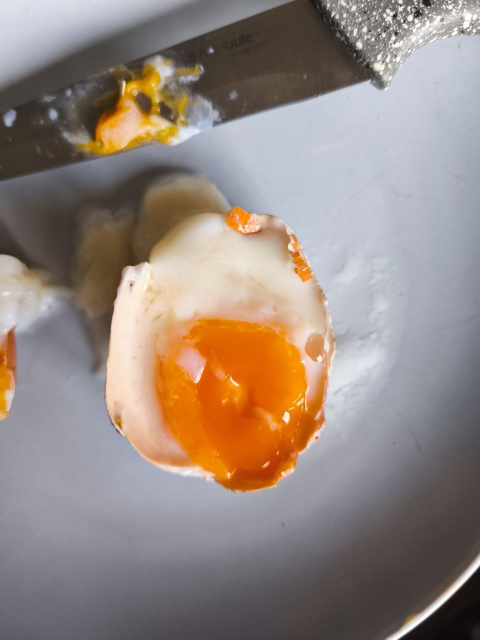
#> input picture date_analysis/opencv/egg1.jpg, 960 x 1280 px, given in place of egg6.jpg, which was not available (shown at 1/2 size)
$ python analize.py   (older library calls are emulated)
#> lines starting #> are read from the running program, lines starting #| are printed output that depends on the picture; after the words box and inside, x2 and y2 are one past the last pixel; in counts of white or black regions, pixels touching at a corner belong together; pictures that were not available may be replaced by others from this repository, and a replacement may not be noted
#> in analyze_yolk_matte_glossy, img is the input picture: shape (1280, 960, 3); mean B, G, R 127.7, 135.5, 149.1
import cv2
import numpy as np
from pathlib import Path
import os


def compute_soft_gloss_index(
    gloss_score,
    yolk_mask,
    glossy_region_mask,
    matte_texture_mask,
    highlight_mask
):
    yolk_bool = yolk_mask > 0

    if np.count_nonzero(yolk_bool) == 0:
        return 0.0

    # gloss_score должен быть примерно в диапазоне 0..1
    score = gloss_score.copy().astype(np.float32)
    score = np.clip(score, 0, 1)

    # Делаем мягкий переход:
    # score < 0.45 почти не считается глянцем
    # score > 0.75 считается сильным глянцем
    gloss_strength = (score - 0.45) / (0.75 - 0.45)
    gloss_strength = np.clip(gloss_strength, 0, 1)

    # Всё, что вообще не попало в область потенциального глянца,
    # не должно давать большой вклад.
    gloss_strength[glossy_region_mask == 0] *= 0.25

    # Текстурно-матовые области сильно штрафуем.
    # Это важно для 4-го яйца справа.
    gloss_strength[matte_texture_mask > 0] *= 0.10

    # Явные блики считаем максимально глянцевыми.
    gloss_strength[highlight_mask > 0] = 1.0

    gloss_index = 100.0 * np.mean(gloss_strength[yolk_bool])

    return gloss_index

# [9 lines left out: function largest_component, not called in this run]

def robust_norm_by_mask(x, mask_bool, p_low=20, p_high=90):
    x = x.astype(np.float32)
    vals = x[mask_bool]

    lo, hi = np.percentile(vals, [p_low, p_high])

    return np.clip((x - lo) / (hi - lo + 1e-6), 0, 1)


def local_laplacian_energy(channel, win=9):
    channel = channel.astype(np.float32)

    lap = np.abs(cv2.Laplacian(channel, cv2.CV_32F, ksize=3))
    energy = cv2.blur(lap, (win, win))

    return energy


def detect_matte_texture(img_bgr, yolk_mask, highlight_mask=None):
    hsv = cv2.cvtColor(img_bgr, cv2.COLOR_BGR2HSV)
    lab = cv2.cvtColor(img_bgr, cv2.COLOR_BGR2LAB)

    h, s, v = cv2.split(hsv)
    L, a, b = cv2.split(lab)

    yolk_bool = yolk_mask > 0

    # Немного отступаем от границы желтка,
    # чтобы не ловить границу белок/желток как "текстуру"
    inner_kernel = cv2.getStructuringElement(cv2.MORPH_ELLIPSE, (7, 7))
    inner_mask = cv2.erode(yolk_mask, inner_kernel, iterations=1)
    inner_bool = inner_mask > 0

    if np.count_nonzero(inner_bool) == 0:
        return np.zeros_like(yolk_mask)

    # Текстура именно по цвету/насыщенности.
    # Правая матовая часть хорошо ловится через S и Lab-b.
    texture_raw = (
        0.55 * local_laplacian_energy(s, win=9) +
        0.30 * local_laplacian_energy(b, win=9) +
        0.15 * local_laplacian_energy(v, win=9)
    )

    texture = robust_norm_by_mask(texture_raw, inner_bool, p_low=20, p_high=90)

    # Главный параметр.
    # Меньше => больше областей считаются матовыми.
    # Больше => строже, меньше матовой области.
    MATTE_TEXTURE_THRESHOLD = 0.45

    matte_seed = (
        inner_bool &
        (texture >= MATTE_TEXTURE_THRESHOLD)
    )

    matte_mask = matte_seed.astype(np.uint8) * 255

    # Убираем мелкий шум
    open_kernel = cv2.getStructuringElement(cv2.MORPH_ELLIPSE, (3, 3))
    matte_mask = cv2.morphologyEx(matte_mask, cv2.MORPH_OPEN, open_kernel)

    # Склеиваем текстурные точки в одну матовую область.
    # Для 4-го яйца это важно: справа текстура идёт полосками/пятнами.
    close_kernel = cv2.getStructuringElement(cv2.MORPH_ELLIPSE, (17, 17))
    matte_mask = cv2.morphologyEx(matte_mask, cv2.MORPH_CLOSE, close_kernel)

    dilate_kernel = cv2.getStructuringElement(cv2.MORPH_ELLIPSE, (7, 7))
    matte_mask = cv2.dilate(matte_mask, dilate_kernel, iterations=1)

    matte_mask = cv2.bitwise_and(matte_mask, yolk_mask)

    # Явные блики не должны становиться матовыми
    if highlight_mask is not None:
        highlight_dilated = cv2.dilate(
            highlight_mask,
            cv2.getStructuringElement(cv2.MORPH_ELLIPSE, (5, 5)),
            iterations=1
        )
        matte_mask[highlight_dilated > 0] = 0

    # Убираем очень маленькие компоненты
    num_labels, labels, stats, _ = cv2.connectedComponentsWithStats(matte_mask, connectivity=8)

    cleaned = np.zeros_like(matte_mask)

    for label in range(1, num_labels):
        area = stats[label, cv2.CC_STAT_AREA]

        if area >= 80:
            cleaned[labels == label] = 255

    return cleaned

def keep_best_component(mask):
    num_labels, labels, stats, centroids = cv2.connectedComponentsWithStats(mask, connectivity=8)

    if num_labels <= 1:
        return mask

    h, w = mask.shape
    cx0, cy0 = w / 2, h / 2

    best_label = None
    best_score = -1

    for label in range(1, num_labels):
        x, y, bw, bh, area = stats[label]

        if area < 300:
            continue

        cx, cy = centroids[label]

        # Штрафуем компоненты далеко от центра кадра,
        # чтобы куски желтка на ноже или по краям не выбирались вместо основного желтка.
        dist2 = (cx - cx0) ** 2 + (cy - cy0) ** 2
        center_bonus = np.exp(-dist2 / (2 * (0.4 * min(h, w)) ** 2))

        score = area * (1 + center_bonus)

        if score > best_score:
            best_score = score
            best_label = label

    if best_label is None:
        return np.zeros_like(mask)

    return ((labels == best_label).astype(np.uint8) * 255)


def get_yolk_mask(img_bgr):
    hsv = cv2.cvtColor(img_bgr, cv2.COLOR_BGR2HSV)
#> hsv: shape (1280, 960, 3); mean H, S, V 74, 51.8, 155.3
    lab = cv2.cvtColor(img_bgr, cv2.COLOR_BGR2LAB)
#> lab: shape (1280, 960, 3); mean of channels 0, 1, 2 146, 133.3, 133.8

    h, s, v = cv2.split(hsv)
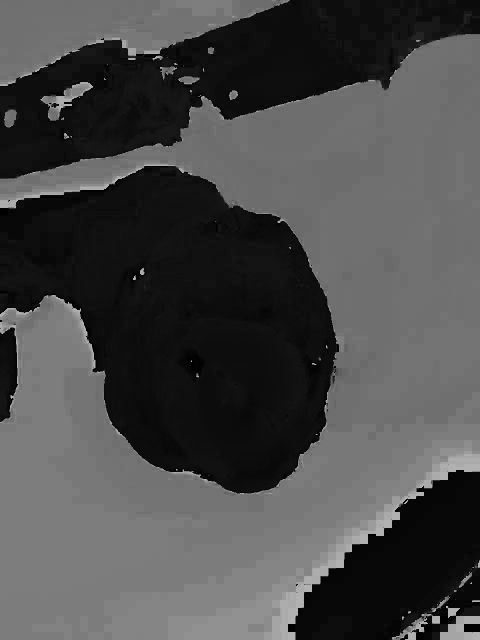
#> h: shape (1280, 960) (shown at 1/2 size); min 0, max 179, mean 74
    L, a, b = cv2.split(lab)
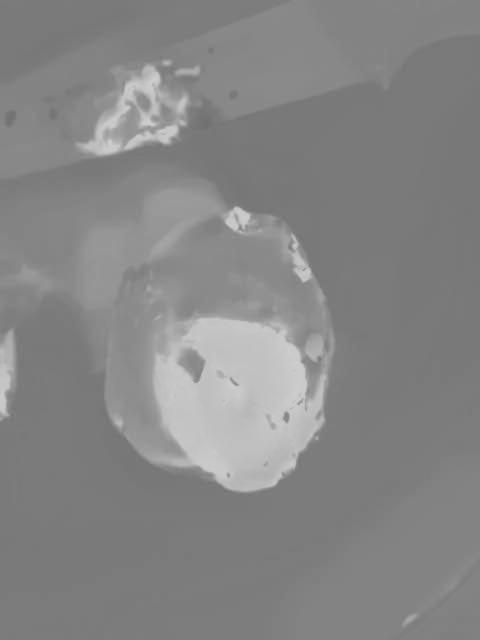
#> b: shape (1280, 960) (shown at 1/2 size); min 112, max 206, mean 133.8

    # Более жёсткие условия для желтка
    hsv_mask = (
        (h >= 7) & (h <= 32) &
        (s >= 95) &
        (v >= 60)
    )
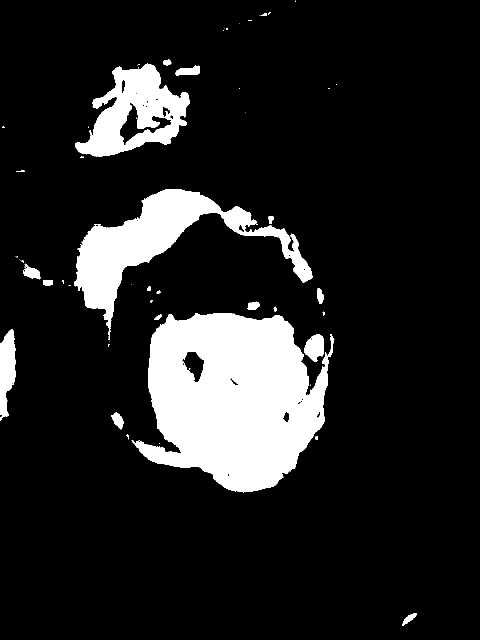
#> hsv_mask: shape (1280, 960) bool (shown at 1/2 size); 13.4% white; 56 white regions (33 under 20 px), largest, box (x1, y1, x2, y2) and area: (263, 626, 669, 985) 97845, (148, 378, 626, 680) 35790, (150, 127, 379, 313) 21250

    lab_mask = (
        (b >= 145) &
        (a >= 122)
    )
#> lab_mask: shape (1280, 960) bool; 15.4% white; 24 white regions (11 under 20 px), largest, box (x1, y1, x2, y2) and area: (164, 374, 669, 985) 157833, (149, 127, 381, 313) 23571, (0, 658, 31, 842) 4190

    mask = (hsv_mask & lab_mask).astype(np.uint8) * 255
#> mask: shape (1280, 960); 13% white; 35 white regions (14 under 20 px), largest, box (x1, y1, x2, y2) and area: (263, 626, 669, 985) 97845, (164, 378, 626, 618) 33086, (150, 127, 379, 313) 20049

    # Убираем мелкий мусор
    open_kernel = cv2.getStructuringElement(cv2.MORPH_ELLIPSE, (5, 5))
    mask = cv2.morphologyEx(mask, cv2.MORPH_OPEN, open_kernel)
#> mask: shape (1280, 960); 12.9% white; 22 white regions, largest, box (x1, y1, x2, y2) and area: (270, 626, 658, 985) 97464, (164, 378, 625, 618) 32886, (151, 127, 379, 313) 19891

    # Слегка склеиваем близкие куски желтка
    close_kernel = cv2.getStructuringElement(cv2.MORPH_ELLIPSE, (7, 7))
    mask = cv2.morphologyEx(mask, cv2.MORPH_CLOSE, close_kernel)
#> mask: shape (1280, 960); 13% white; 17 white regions, largest, box (x1, y1, x2, y2) and area: (270, 626, 665, 985) 99470, (164, 378, 625, 618) 33301, (151, 127, 379, 313) 20218

    # Оставляем лучшую компоненту
    mask = keep_best_component(mask)
#> in keep_best_component, `num_labels, labels, stats, centroids = cv2.connectedComponentsWithStat..`:
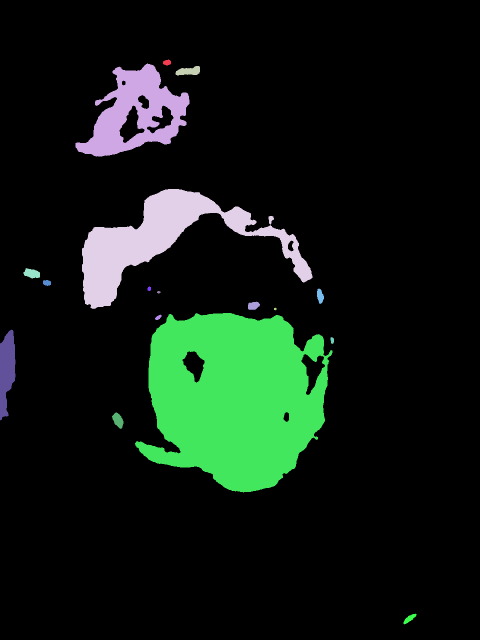
#> labels: shape (1280, 960) int32 (shown at 1/2 size); 18 distinct labels, from 0 to 17; one colour per label, 0 black
#> in keep_best_component, `num_labels, labels, stats, centroids = cv2.connectedComponentsWithStat..`: num_labels = 18; stats = 18 rows, first 6: [0, 0, 960, 1280, 1068883], [326, 119, 16, 12, 146], [151, 127, 228, 186, 20218], [351, 132, 49, 19, 644], [164, 378, 461, 240, 33301], [47, 536, 33, 21, 479]; centroids = 18 rows, first 8: [491.3, 637.6], [333.8, 124.7], [270.4, 226.1], [377.1, 142.1], [324, 481.3], [63.32, 546.6], [93.51, 565.3], [298.1, 577.2]
#> the loop in keep_best_component, `for label in range(1, num_labels):` made 17 passes
#> (x, y, bw, bh, area, cx, cy, dist2) on passes 2, 4, 12: (151, 127, 228, 186, 20218, 270.4, 226.1, 215238.6), (164, 378, 461, 240, 33301, 324, 481.3, 49529.2), (270, 626, 395, 359, 99470, 469.1, 795.4, 24270.8)
#> after the loop in keep_best_component, `for label in range(1, num_labels):`: best_label = 12; best_score = 191081.6

    # ВАЖНО: не делаем агрессивное fill_mask_holes(mask),
    # потому что оно может захватить белок рядом с желтком.

    # Сжимаем маску, чтобы она не залезала на белок
    shrink_kernel = cv2.getStructuringElement(cv2.MORPH_ELLIPSE, (5, 5))
    mask = cv2.erode(mask, shrink_kernel, iterations=1)
#> mask: shape (1280, 960); 7.8% white; 2 white regions (1 under 20 px), largest, box (x1, y1, x2, y2) and area: (272, 628, 663, 983) 95379

    return mask


def local_std(channel, ksize=31):
#> called with ksize = 31
    channel = channel.astype(np.float32)

    mean = cv2.blur(channel, (ksize, ksize))
    mean2 = cv2.blur(channel * channel, (ksize, ksize))

    return np.sqrt(np.maximum(mean2 - mean * mean, 0))


def get_gloss_masks(img_bgr, yolk_mask):
    hsv = cv2.cvtColor(img_bgr, cv2.COLOR_BGR2HSV)
    lab = cv2.cvtColor(img_bgr, cv2.COLOR_BGR2LAB)

    h, s, v = cv2.split(hsv)
    L, a, b = cv2.split(lab)

    yolk_bool = yolk_mask > 0

    if np.count_nonzero(yolk_bool) == 0:
        raise ValueError("Yolk mask is empty")

    # -------------------------------
    # 1. Локальная неоднородность цвета
    # -------------------------------

    s_std = local_std(s, ksize=31)
    b_std = local_std(b, ksize=31)
    v_std = local_std(v, ksize=31)
#> call 3 of local_std, with ksize = 31
#> in local_std (call 3), `mean2 = cv2.blur(channel * channel, (ksize, ksize))`:
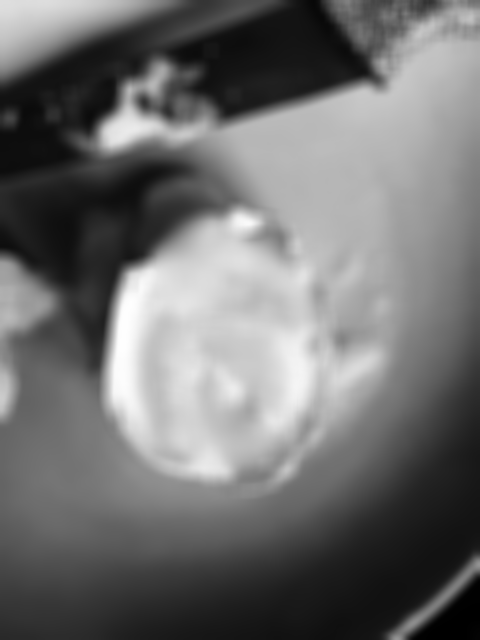
#> mean2: shape (1280, 960) float32 (shown at 1/2 size); min 155.3, max 62636.1, mean 27472.3; drawn with min black and max white

    # Чем больше texture, тем более мутная/матовая область
    texture = (
        0.7 * (s_std / 60.0) +
        0.2 * (b_std / 25.0) +
        0.1 * (v_std / 30.0)
    )

    texture = np.clip(texture, 0, 1)

    # -------------------------------
    # 2. Расстояние до края желтка
    # -------------------------------

    dist = cv2.distanceTransform(
        (yolk_mask > 0).astype(np.uint8),
        cv2.DIST_L2,
        5
    ).astype(np.float32)

    dist_norm = dist / (dist.max() + 1e-6)

    # -------------------------------
    # 3. Цветовой критерий желтка
    # -------------------------------

    orange = (
        (h >= 7) &
        (h <= 26) &
        (s >= 160) &
        (v >= 100) &
        (b >= 160)
    )
#> orange: shape (1280, 960) bool; 8.3% white; 22 white regions (8 under 20 px), largest, box (x1, y1, x2, y2) and area: (307, 635, 653, 983) 83505, (156, 130, 374, 311) 9610, (0, 663, 28, 828) 2973

    # -------------------------------
    # 4. Итоговый score глянца
    # -------------------------------

    S = s.astype(np.float32) / 255.0
    V = v.astype(np.float32) / 255.0
    B = (b.astype(np.float32) - 128.0) / 127.0
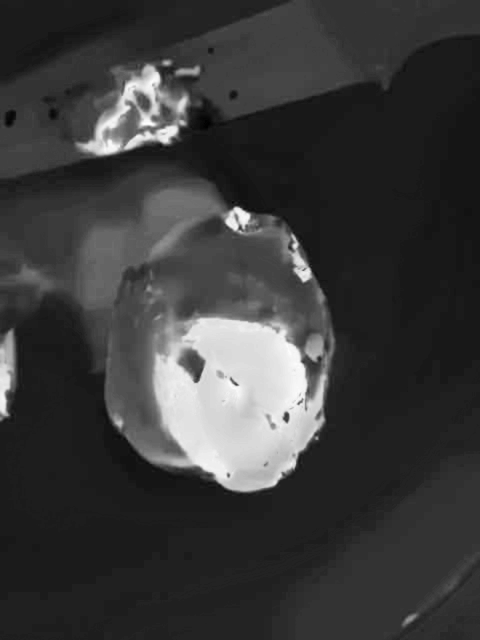
#> B: shape (1280, 960) float32 (shown at 1/2 size); min -0.126, max 0.614, mean 0.0458; drawn with min black and max white

    gloss_score = (
        0.30 * S +
        0.15 * B +
        0.35 * (1.0 - texture) +
        0.25 * dist_norm +
        0.05 * V
    )

    gloss_score[~orange] = 0
    gloss_score[~yolk_bool] = 0
#> gloss_score: shape (1280, 960) float32; min 0, max 1, mean 0.0503

    # -------------------------------
    # 5. Порог глянца
    # -------------------------------

    GLOSS_THRESHOLD = 150

    glossy_region = (
        yolk_bool &
        orange &
        ((gloss_score * 255) >= GLOSS_THRESHOLD)
    )
#> glossy_region: shape (1280, 960) bool; 5.3% white; 3 white regions (2 under 20 px), largest, box (x1, y1, x2, y2) and area: (318, 646, 623, 969) 64532

    glossy_region_mask = glossy_region.astype(np.uint8) * 255

    # Только лёгкая морфология, без сильного раздувания
    kernel = cv2.getStructuringElement(cv2.MORPH_ELLIPSE, (5, 5))
    glossy_region_mask = cv2.morphologyEx(
        glossy_region_mask,
        cv2.MORPH_OPEN,
        kernel
    )
#> glossy_region_mask: shape (1280, 960); 5.2% white; 1 white region, box (x1, y1, x2, y2) and area: (318, 646, 622, 969) 64378

    glossy_region_mask = cv2.bitwise_and(glossy_region_mask, yolk_mask)

    # -------------------------------
    # 6. Явные маленькие блики отдельно
    # -------------------------------

    v_float = v.astype(np.float32)
    v_blur = cv2.GaussianBlur(v_float, (0, 0), sigmaX=18, sigmaY=18)

    specular_strength = v_float - v_blur
    specular_strength[specular_strength < 0] = 0

    v_yolk = v[yolk_bool]
    spec_yolk = specular_strength[yolk_bool]

    highlight = (
        yolk_bool &
        (v >= np.percentile(v_yolk, 88)) &
        (specular_strength >= max(8, np.percentile(spec_yolk, 85)))
    )
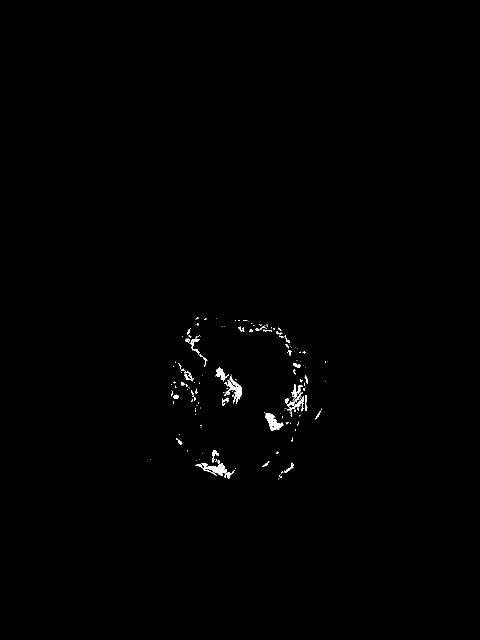
#> highlight: shape (1280, 960) bool (shown at 1/2 size); 0.43% white; 185 white regions (142 under 20 px)

    highlight_mask = highlight.astype(np.uint8) * 255

    # Блики тоже считаем глянцем
    glossy_region_mask = cv2.bitwise_or(glossy_region_mask, highlight_mask)
    glossy_region_mask = cv2.bitwise_and(glossy_region_mask, yolk_mask)

    matte_texture_mask = detect_matte_texture(
        img_bgr,
        yolk_mask,
        highlight_mask=highlight_mask
    )
#> in robust_norm_by_mask, `lo, hi = np.percentile(vals, [p_low, p_high])`: lo = 3.28; hi = 16.77
#> in detect_matte_texture, `num_labels, labels, stats, _ = cv2.connectedComponentsWithStats(matte_..`: num_labels = 54; stats = 54 rows, first 6: [0, 0, 960, 1280, 1203577], [310, 629, 296, 205, 9022], [533, 654, 1, 1, 1], [544, 659, 1, 1, 1], [557, 661, 4, 3, 7], [634, 671, 10, 10, 68]
#> the loop in detect_matte_texture, `for label in range(1, num_labels):` made 53 passes
#> area on passes 1, 5, 7, 10, 11, 12, 13, 14: 9022, 68, 140, 501, 469, 390, 11153, 27

    # ВАЖНО:
    # текстурная матовая область должна вычитаться из глянца
    glossy_region_mask = cv2.bitwise_and(
        glossy_region_mask,
        cv2.bitwise_not(matte_texture_mask)
    )

    # Но явные блики всё равно считаем глянцем
    glossy_region_mask = cv2.bitwise_or(
        glossy_region_mask,
        highlight_mask
    )

    glossy_region_mask = cv2.bitwise_and(glossy_region_mask, yolk_mask)

    matte_mask = cv2.bitwise_and(
        yolk_mask,
        cv2.bitwise_not(glossy_region_mask)
    )

    return highlight_mask, glossy_region_mask, matte_mask, gloss_score, texture, matte_texture_mask


def analyze_yolk_matte_glossy(image_path, output_prefix="result"):
    img = cv2.imread(image_path)

    if img is None:
        raise ValueError(f"Cannot read image: {image_path}")

    yolk_mask = get_yolk_mask(img)

    highlight_mask, glossy_region_mask, matte_mask, gloss_score, texture, matte_texture_mask = get_gloss_masks(
        img,
        yolk_mask
    )

    gloss_index = compute_soft_gloss_index(
        gloss_score=gloss_score,
        yolk_mask=yolk_mask,
        glossy_region_mask=glossy_region_mask,
        matte_texture_mask=matte_texture_mask,
        highlight_mask=highlight_mask
    )
#> in compute_soft_gloss_index, `gloss_index = 100.0 * np.mean(gloss_strength[yolk_bool])`: gloss_index = 58.57
#> gloss_index = 58.57

    yolk_area = np.count_nonzero(yolk_mask)
#> yolk_area = 95384
    glossy_area = np.count_nonzero(glossy_region_mask)
#> glossy_area = 57242
    matte_area = np.count_nonzero(matte_mask)
#> matte_area = 38142
    highlight_area = np.count_nonzero(highlight_mask)
#> highlight_area = 5271

    glossy_percent = 100.0 * glossy_area / yolk_area
#> glossy_percent = 60.01
    matte_percent = 100.0 * matte_area / yolk_area
#> matte_percent = 39.99
    highlight_percent = 100.0 * highlight_area / yolk_area
#> highlight_percent = 5.53

    overlay = img.copy()

    # Синим — глянцевая область
    blue_layer = overlay.copy()
    blue_layer[glossy_region_mask > 0] = (255, 0, 0)
    overlay = cv2.addWeighted(blue_layer, 0.35, overlay, 0.65, 0)

    # Красным — явные блики
    overlay[highlight_mask > 0] = (0, 0, 255)

    # Зелёным — контур желтка
    contours, _ = cv2.findContours(
        yolk_mask,
        cv2.RETR_EXTERNAL,
        cv2.CHAIN_APPROX_SIMPLE
    )
#> contours = 2 contours, 1 with area under 20; largest, box (x1, y1, x2, y2) and area: (272, 628, 663, 983) 96776
    cv2.drawContours(overlay, contours, -1, (0, 255, 0), 2)

    p0 = Path(output_prefix)
    p1 = p0 / "yolk_mask.png"
    p2 = p0 / "glossy_region_mask.png"
    p3 = p0 / "matte_mask.png"
    p4 = p0 / "highlight_mask.png"
    p5 = p0 / "overlay.png"
    p6 = p0 / "gloss_score.png"
    p7 = p0 / "texture.png"

    os.makedirs(p0, exist_ok=True)

    cv2.imwrite(p1, yolk_mask)
    cv2.imwrite(p2, glossy_region_mask)
    cv2.imwrite(p3, matte_mask)
    cv2.imwrite(p4, highlight_mask)
    cv2.imwrite(p5, overlay)

    # Отладочные картинки
    score_vis = np.clip(gloss_score * 255, 0, 255).astype(np.uint8)
    texture_vis = np.clip(texture * 255, 0, 255).astype(np.uint8)

    cv2.imwrite(p6, score_vis)
    cv2.imwrite(p7, texture_vis)

    return {
        "matte_percent": matte_percent,
        "glossy_percent": glossy_percent,
        "highlight_percent": highlight_percent,
        "gloss_index": gloss_index,
        "yolk_area_px": int(yolk_area),
        "glossy_area_px": int(glossy_area),
        "matte_area_px": int(matte_area),
        "highlight_area_px": int(highlight_area),
    }


if __name__ == "__main__":
    name = "egg6"
    result = analyze_yolk_matte_glossy(f"{name}.jpg", output_prefix=f"{name}_result")
#> result = {'matte_percent': 39.99, 'glossy_percent': 60.01, 'highlight_percent': 5.53, 'gloss_index': 58.57, 'yolk_area_px': 95384, 'glossy_area_px': 57242, 'matte_area_px': 38142, 'highlight_area_px': 5271}

    print(f"Glossy area: {result['glossy_percent']:.2f}%")
#| Glossy area: 60.01%
    print(f"Matte area:  {result['matte_percent']:.2f}%")
#| Matte area:  39.99%
    print(f"Highlights:  {result['highlight_percent']:.2f}%")
#| Highlights:  5.53%
    print(f"Gloss index: {result['gloss_index']:.2f}")
#| Gloss index: 58.57
